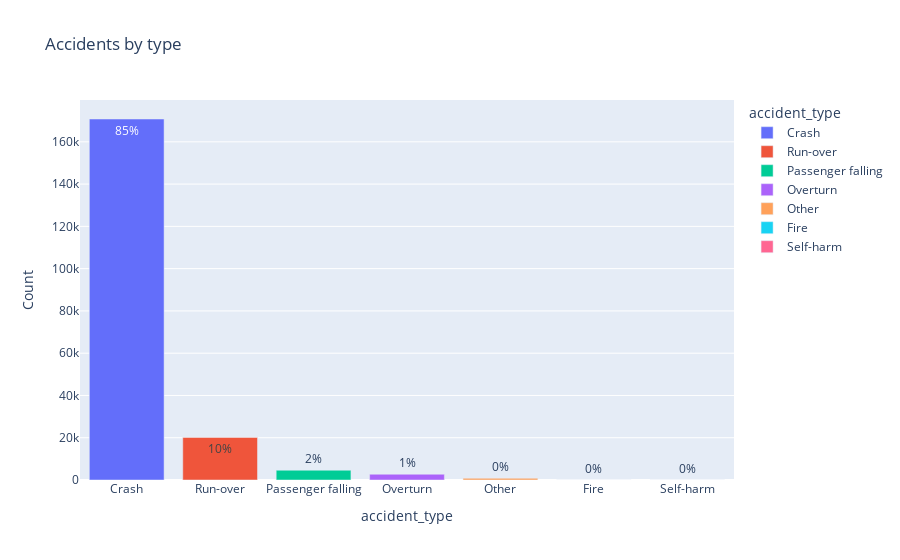

The notebook cell this image was saved under:
### Code cell
px.bar(df_type, x=df_type.accident_type, y=df_type.Count, color="accident_type", title="Accidents by type", text= "percentage")

### Figure 1 — Plotly figure (JSON) as saved in the notebook; plotly's stock layout.template omitted (floating-point values rounded to 4 significant figures)
{"data": [{"alignmentgroup": "True", "hovertemplate": "accident_type=%{x}<br>Count=%{y}<br>percentage=%{text}<extra></extra>", "legendgroup": "Crash", "marker": {"color": "#636efa", "pattern": {"shape": ""}}, "name": "Crash", "offsetgroup": "Crash", "orientation": "v", "showlegend": true, "text": ["85%"], "textposition": "auto", "type": "bar", "x": ["Crash"], "xaxis": "x", "y": [170802], "yaxis": "y"}, {"alignmentgroup": "True", "hovertemplate": "accident_type=%{x}<br>Count=%{y}<br>percentage=%{text}<extra></extra>", "legendgroup": "Run-over", "marker": {"color": "#EF553B", "pattern": {"shape": ""}}, "name": "Run-over", "offsetgroup": "Run-over", "orientation": "v", "showlegend": true, "text": ["10%"], "textposition": "auto", "type": "bar", "x": ["Run-over"], "xaxis": "x", "y": [20138], "yaxis": "y"}, {"alignmentgroup": "True", "hovertemplate": "accident_type=%{x}<br>Count=%{y}<br>percentage=%{text}<extra></extra>", "legendgroup": "Passenger falling", "marker": {"color": "#00cc96", "pattern": {"shape": ""}}, "name": "Passenger falling", "offsetgroup": "Passenger falling", "orientation": "v", "showlegend": true, "text": ["2%"], "textposition": "auto", "type": "bar", "x": ["Passenger falling"], "xaxis": "x", "y": [4639], "yaxis": "y"}, {"alignmentgroup": "True", "hovertemplate": "accident_type=%{x}<br>Count=%{y}<br>percentage=%{text}<extra></extra>", "legendgroup": "Overturn", "marker": {"color": "#ab63fa", "pattern": {"shape": ""}}, "name": "Overturn", "offsetgroup": "Overturn", "orientation": "v", "showlegend": true, "text": ["1%"], "textposition": "auto", "type": "bar", "x": ["Overturn"], "xaxis": "x", "y": [2729], "yaxis": "y"}, {"alignmentgroup": "True", "hovertemplate": "accident_type=%{x}<br>Count=%{y}<br>percentage=%{text}<extra></extra>", "legendgroup": "Other", "marker": {"color": "#FFA15A", "pattern": {"shape": ""}}, "name": "Other", "offsetgroup": "Other", "orientation": "v", "showlegend": true, "text": ["0%"], "textposition": "auto", "type": "bar", "x": ["Other"], "xaxis": "x", "y": [804], "yaxis": "y"}, {"alignmentgroup": "True", "hovertemplate": "accident_type=%{x}<br>Count=%{y}<br>percentage=%{text}<extra></extra>", "legendgroup": "Fire", "marker": {"color": "#19d3f3", "pattern": {"shape": ""}}, "name": "Fire", "offsetgroup": "Fire", "orientation": "v", "showlegend": true, "text": ["0%"], "textposition": "auto", "type": "bar", "x": ["Fire"], "xaxis": "x", "y": [24], "yaxis": "y"}, {"alignmentgroup": "True", "hovertemplate": "accident_type=%{x}<br>Count=%{y}<br>percentage=%{text}<extra></extra>", "legendgroup": "Self-harm", "marker": {"color": "#FF6692", "pattern": {"shape": ""}}, "name": "Self-harm", "offsetgroup": "Self-harm", "orientation": "v", "showlegend": true, "text": ["0%"], "textposition": "auto", "type": "bar", "x": ["Self-harm"], "xaxis": "x", "y": [10], "yaxis": "y"}], "layout": {"barmode": "relative", "legend": {"title": {"text": "accident_type"}, "tracegroupgap": 0}, "title": {"text": "Accidents by type"}, "xaxis": {"anchor": "y", "categoryarray": ["Crash", "Run-over", "Passenger falling", "Overturn", "Other", "Fire", "Self-harm"], "categoryorder": "array", "domain": [0, 1], "title": {"text": "accident_type"}}, "yaxis": {"anchor": "x", "domain": [0, 1], "title": {"text": "Count"}}}}
